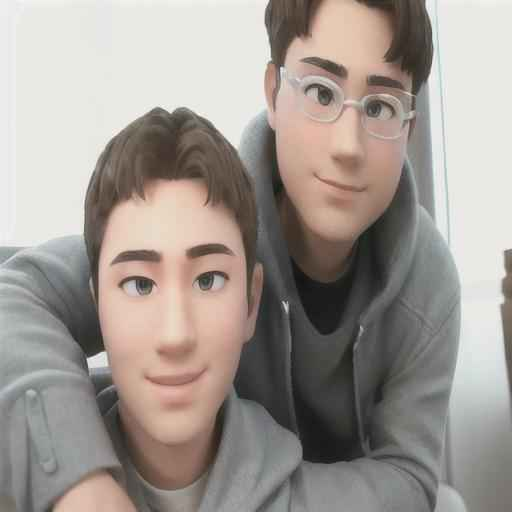
#> input picture image/1739411485911.jpg, 512 x 512 px
$ python -i camera_page.py   (imports and definitions only)
#> lines starting #> are read from the running program, lines starting #| are printed output that depends on the picture
#> further down, picture is the input picture: shape (512, 512, 3); mean B, G, R 146.3, 152.6, 160.6
#6단계: 카메라 캡쳐 및 스케치 변환

import streamlit as st
import numpy as np
from PIL import Image
import cv2

# 스케치 변환 함수
def dodgeV2(x, y):
    return cv2.divide(x, 255 - y, scale=256)

def pencilsketch(inp_img):
    img_gray = cv2.cvtColor(inp_img, cv2.COLOR_BGR2GRAY)
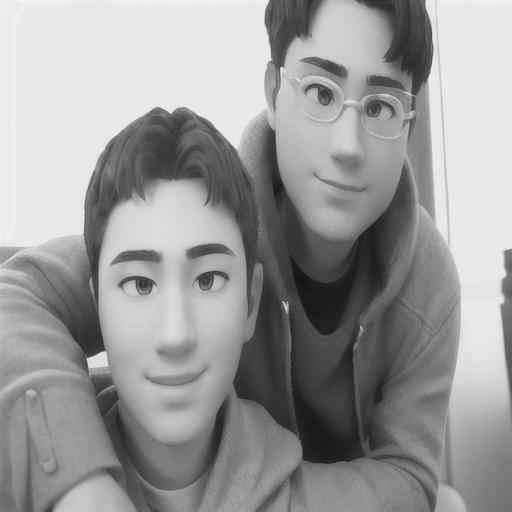
#> img_gray: shape (512, 512); min 18, max 254, mean 154.3
    img_invert = cv2.bitwise_not(img_gray)
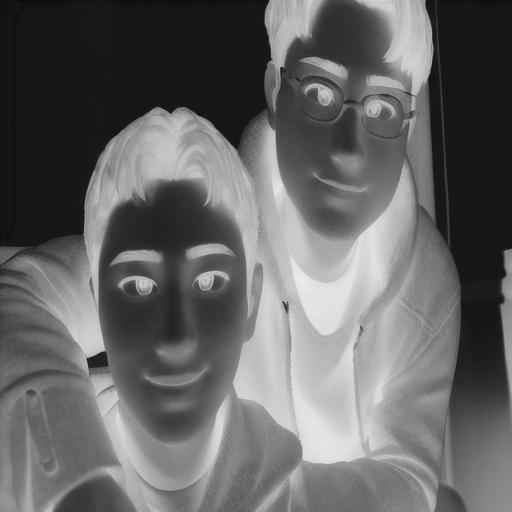
#> img_invert: shape (512, 512); min 1, max 237, mean 100.7
    img_smoothing = cv2.GaussianBlur(img_invert, (21, 21), sigmaX=0, sigmaY=0)
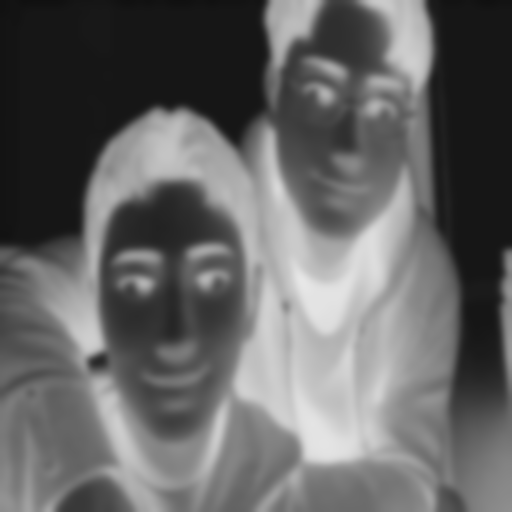
#> img_smoothing: shape (512, 512); min 16, max 231, mean 100.7
    final_img = dodgeV2(img_gray, img_smoothing)
#> in dodgeV2, `return cv2.divide(x, 255 - y, scale=256)`:
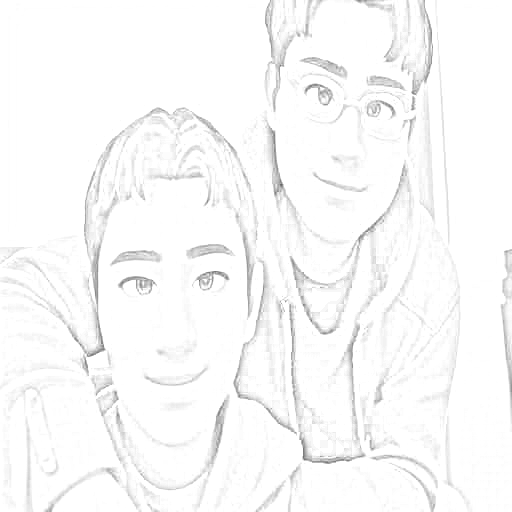
#> returned value: shape (512, 512); min 100, max 255, mean 249.4
    return final_img

# 카메라 캡쳐 페이지
# [75 lines left out: function camera_page, not called in this run]

>>> import cv2
>>> picture = cv2.imread('../../../image/1739411485911.jpg')
>>> result = pencilsketch(picture)

$ run again, on image/25=11_Cartoonize Effect.jpg
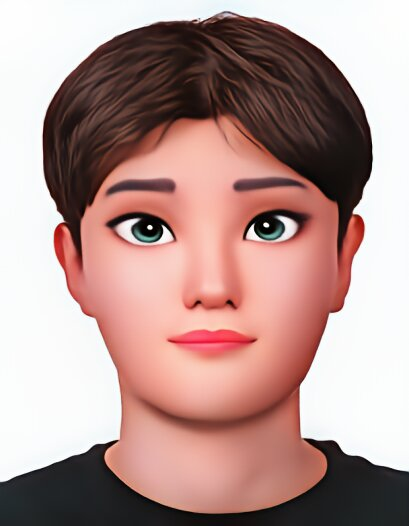
#> input picture image/25=11_Cartoonize Effect.jpg, 409 x 526 px
#> picture is the input picture: shape (526, 409, 3); mean B, G, R 145.3, 149.9, 180.6
#> in pencilsketch, `img_smoothing = cv2.GaussianBlur(img_invert, (21, 21), sigmaX=0, sigma..`:
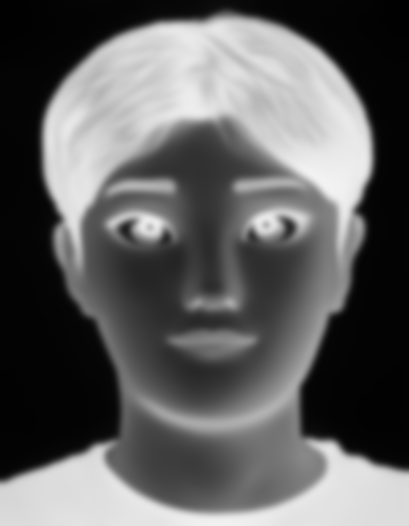
#> img_smoothing: shape (526, 409); min 1, max 242, mean 96.5
#> in dodgeV2, `return cv2.divide(x, 255 - y, scale=256)`:
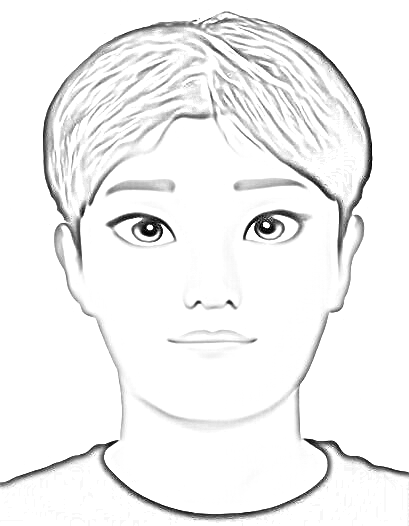
#> returned value: shape (526, 409); min 0, max 255, mean 242.7
